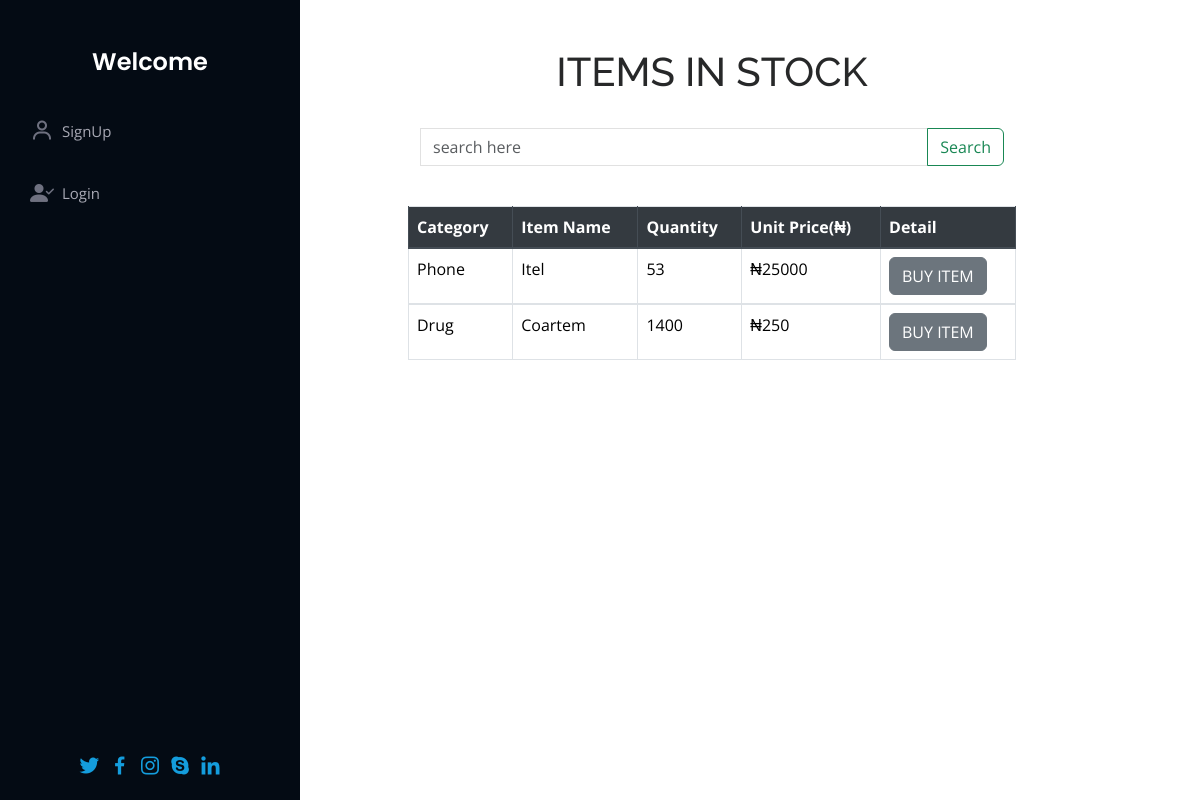
The page / on the database its author committed.
### inventory/models.py (models this page shows, shortened)
class Product(models.Model):
    category_name = models.ForeignKey(Category, on_delete = models.CASCADE,null = True, blank = False)
    item_name = models.CharField(max_length = 50, null = True, blank = False)
    total_quantity = models.IntegerField(default = 0)
    issued_quantity = models.IntegerField(default = 0)
    received_quantity = models.IntegerField(default = 0)
    unit_price = models.IntegerField(default = 0)
    class Meta:
        ordering = ('-id',)

class Category(models.Model):
    name = models.CharField(max_length = 50, null = True, blank = True)
    def __str__(self):
        return self.name

### inventory/views.py (the view)
# urls.py: path('', Home_Page.as_view(), name = "home"),
class Home_Page(ListView):
    model = Product
    context_object_name = 'products'
    template_name = 'products/index.html'

### templates/products/index.html
{% extends 'products/base.html'%} {% block content%}
<br></br>
<div class = "container">
  <h1 class= "text-center">ITEMS IN STOCK</h1>
  <br>
  <div class = "container">
      <form action="{% url 'search' %}" method="get">
        <div class="input-group mb-3">
        <input type="text" class="form-control" name="q" placeholder="search here" >
        <button class="btn btn-outline-success" type="submit" id="button-addon2">Search</button>
      </div>
    </form>
  </div>
  <br>
  <table class="table table-bordered">
    <thead class="thead-dark">
      <tr>
        <th scope="col">Category</th>
        <th scope="col">Item Name</th>
        <th scope="col">Quantity</th>
        <th scope="col">Unit Price(₦)</th>
        <th scope = "col">Detail</th>
      </tr>
    </thead>
    {% for product in products%}
    <tbody>
      <tr>
        <td>{{product.category_name}}</td>
        <td>{{product.item_name}}</td>
        <td>{{product.total_quantity}}</td>
        <td>₦{{product.unit_price}}</td>
        <td><a href="{% url 'product_detail' product.id %}"
              ><input
                type="submit"
                value="BUY ITEM"
                class="btn btn-secondary btn"
                type="button"
            /></a></td>
      </tr>
    </tbody>
    {% endfor %}
  </table>
</div>
{% endblock%}

### static/assets/css/style.css (style rules this page uses)
body { font-family: "Open Sans", sans-serif; color: #272829; }
a { color: #149ddd; text-decoration: none; }
h1, h2, h3, h4, h5, h6 { font-family: "Raleway", sans-serif; }
.mybody { background: url(../img/hero-bg.jpg) no-repeat center center fixed; -webkit-background-size: cover; -moz-background-size: cover; -o-background-size: cover; background-size: cover; }
.form-control, .form-control:focus, .input-group-addon { border-color: #e1e1e1; border-radius: 0; }

### rows shown on the page
Product: category_name "Phone", item_name "Itel", total_quantity "53", unit_price "25000"
Product: category_name "Drug", item_name "Coartem", total_quantity "1400", unit_price "250"
